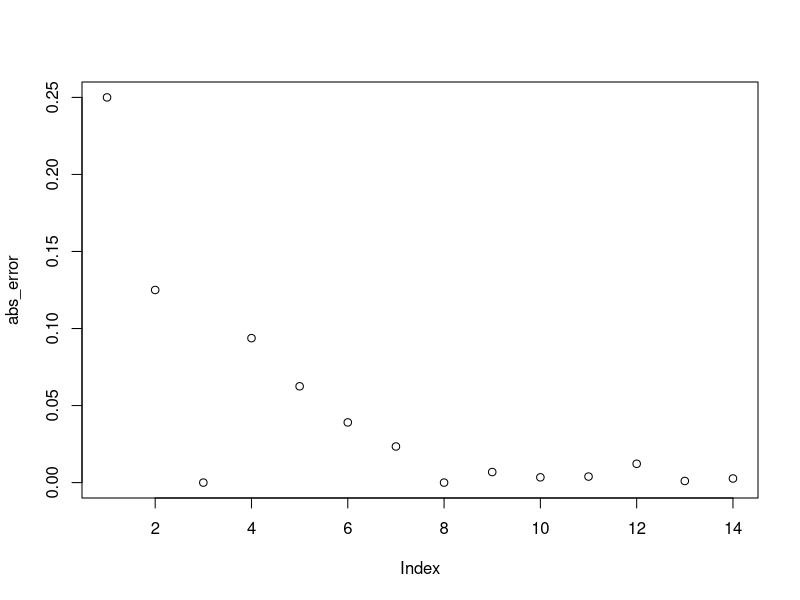
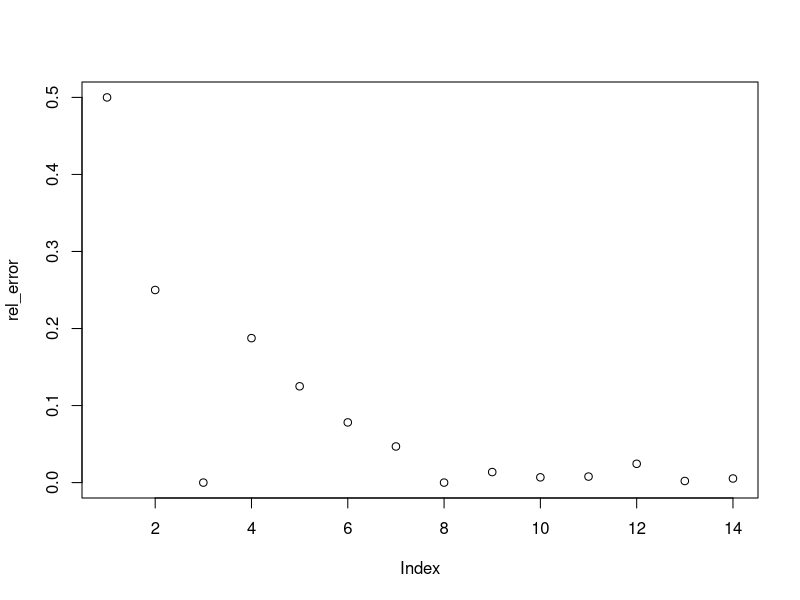
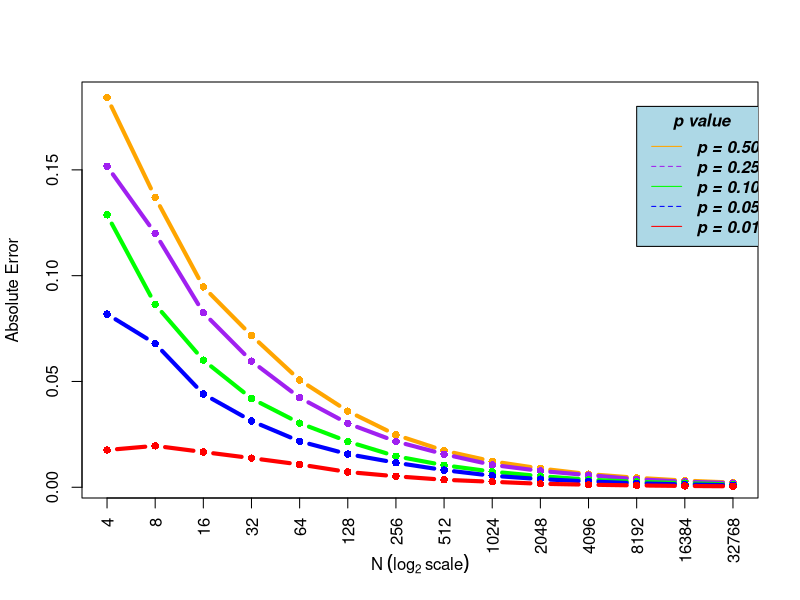
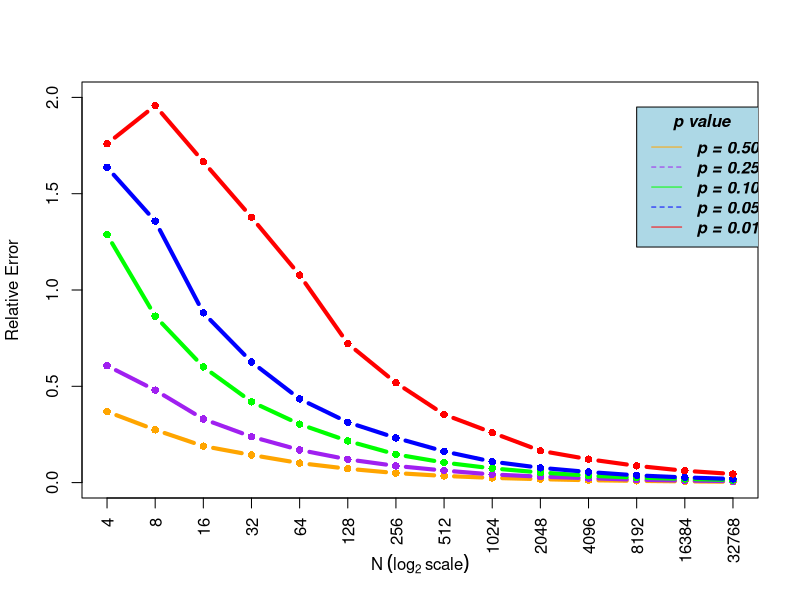
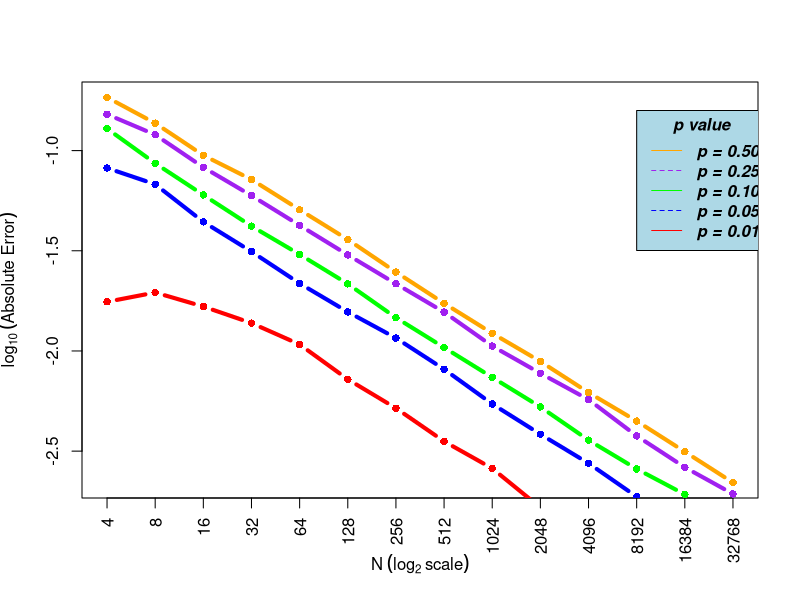
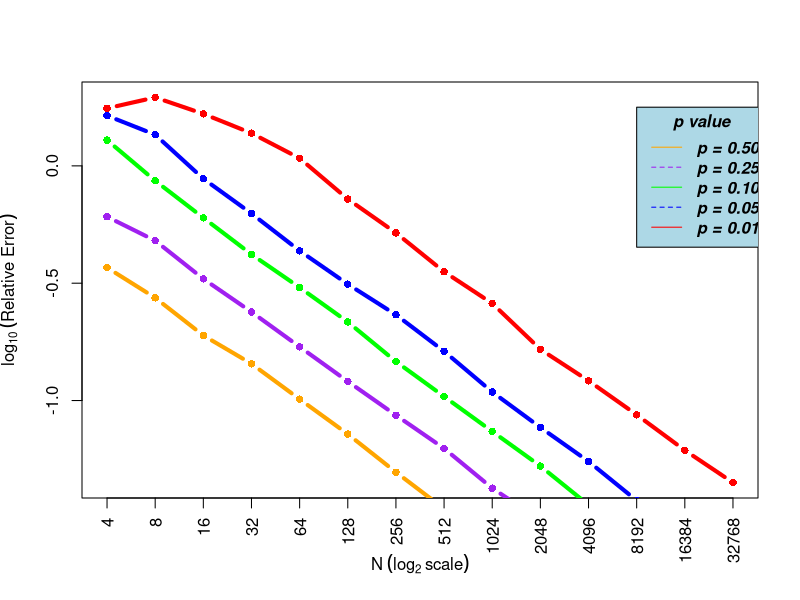

Write R code to recreate these figures, in order.
## ---- chunk 1
set.seed(123)

p <- .50 

abs_error <- rel_error <- rep(NA, 14)


n = 2
for (i in seq_along(abs_error)) {
  n = n * 2
  p_hat <- rbinom(1, n, p)/n
  abs_error[i] <- abs(p - p_hat)
  rel_error[i] <- abs_error[i]/p
}

plot(abs_error)

plot(rel_error)
## ---- chunk 2

# method 1

set.seed(123)
p <- c(.50, .25, .10, .05, .01)

abs_error <- rel_error <- matrix(nrow = 5, ncol = 14)

for (j in seq(1, 5)) {
  n = 2
  for (i in seq(1, 14)) {
    n <- n * 2
    tmp_abs_error <- 0
    for (k in seq(1, 1000)) {
      p_hat <- rbinom(1, n, p[j])/n
      tmp_abs_error <- tmp_abs_error + abs(p[j] - p_hat)
    }
    
    abs_error[j,i] <- tmp_abs_error/1000
    rel_error[j,i] <- abs_error[j,i]/p[j]
  }

}

## ---- chunk 3
# method 2

p <- c(.50, .25, .10, .05, .01)

abs_error <- rel_error <- matrix(nrow = 5, ncol = 14)

for (j in seq(1, 5)) {
  n = 2
  for (i in seq(1, 14)) {
    n <- n * 2
    abs_error[j,i] <- mean(abs(rbinom(1000, n, p[j])/n - p[j]))
    rel_error[j,i] <- abs_error[j,i]/p[j]
  }

}
## ---- chunk 4
label <- c(2^2, 2^3, 2^4, 2^5,2^6, 2^7, 2^8, 2^9, 2^10, 2^11, 2^12, 2^13, 2^14, 2^15)
plot(abs_error[1,], col = "orange", type = "b", xaxt = "n", xlab = ("N"~(log[2]~"scale")), ylab = "Absolute Error", pch=16, lwd = 4)
axis(1, at = 1:14, labels = label, las = 2)
lines(abs_error[2,], col = "purple", type = "b", pch=16, lwd = 4)
lines(abs_error[3,], col = "green", type = "b", pch=16, lwd = 4)
lines(abs_error[4,], col = "blue", type = "b", pch=16, lwd = 4)
lines(abs_error[5,], col = "red", type = "b", pch=16, lwd = 4)

legend(12, 0.18, legend=c("p = 0.50", "p = 0.25", "p = 0.10", "p = 0.05", "p = 0.01"),
       col=c("orange", "purple", "green", "blue", "red"), lty=1:2, cex=1,
       title="p value", text.font=4, bg='lightblue')
## ---- chunk 5
plot(rel_error[1,1:14], col = "orange", type = "b", ylim = c(0,2), xaxt = "n", xlab = ("N"~(log[2]~"scale")), ylab = "Relative Error", pch=16, lwd = 4)
axis(1, at = 1:14, labels = label, las = 2)
lines(rel_error[2,1:14], col = "purple", type = "b", pch=16, lwd = 4)
lines(rel_error[3,1:14], col = "green", type = "b", pch=16, lwd = 4)
lines(rel_error[4,1:14], col = "blue", type = "b", pch=16, lwd = 4)
lines(rel_error[5,1:14], col = "red", type = "b", pch=16, lwd = 4)

legend(12, 1.95, legend=c("p = 0.50", "p = 0.25", "p = 0.10", "p = 0.05", "p = 0.01"),
       col=c("orange", "purple", "green", "blue", "red"), lty=1:2, cex=1,
       title="p value", text.font=4, bg='lightblue')
## ---- chunk 6

log_abs <- log10(abs_error)


label <- c(2^2, 2^3, 2^4, 2^5,2^6, 2^7, 2^8, 2^9, 2^10, 2^11, 2^12, 2^13, 2^14, 2^15)
plot(log_abs[1,1:14], col = "orange", type = "b", xaxt = "n", xlab = ("N"~(log[2]~"scale")), ylab = (log[10]~("Absolute Error")), pch=16, lwd = 4)
axis(1, at = 1:14, labels = label, las = 2)
lines(log_abs[2,1:14], col = "purple", type = "b", pch=16, lwd = 4)
lines(log_abs[3,1:14], col = "green", type = "b", pch=16, lwd = 4)
lines(log_abs[4,1:14], col = "blue", type = "b", pch=16, lwd = 4)
lines(log_abs[5,1:14], col = "red", type = "b", pch=16, lwd = 4)

legend(12, -0.8, legend=c("p = 0.50", "p = 0.25", "p = 0.10", "p = 0.05", "p = 0.01"),
       col=c("orange", "purple", "green", "blue", "red"), lty=1:2, cex=1,
       title="p value", text.font=4, bg='lightblue')

## ---- chunk 7
log_rel <- log10(rel_error)


label <- c(2^2, 2^3, 2^4, 2^5,2^6, 2^7, 2^8, 2^9, 2^10, 2^11, 2^12, 2^13, 2^14, 2^15)
plot(log_rel[5,1:14], col = "red", type = "b", xaxt = "n", xlab = ("N"~(log[2]~"scale")), ylab = (log[10]~("Relative Error")), pch=16, lwd = 4)
axis(1, at = 1:14, labels = label, las = 2)
lines(log_rel[4,1:14], col = "blue", type = "b", pch=16, lwd = 4)
lines(log_rel[3,1:14], col = "green", type = "b", pch=16, lwd = 4)
lines(log_rel[2,1:14], col = "purple", type = "b", pch=16, lwd = 4)
lines(log_rel[1,1:14], col = "orange", type = "b", pch=16, lwd = 4)

legend(12, 0.25, legend=c("p = 0.50", "p = 0.25", "p = 0.10", "p = 0.05", "p = 0.01"),
       col=c("orange", "purple", "green", "blue", "red"), lty=1:2, cex=1, 
       title="p value", text.font=4, bg='lightblue')

